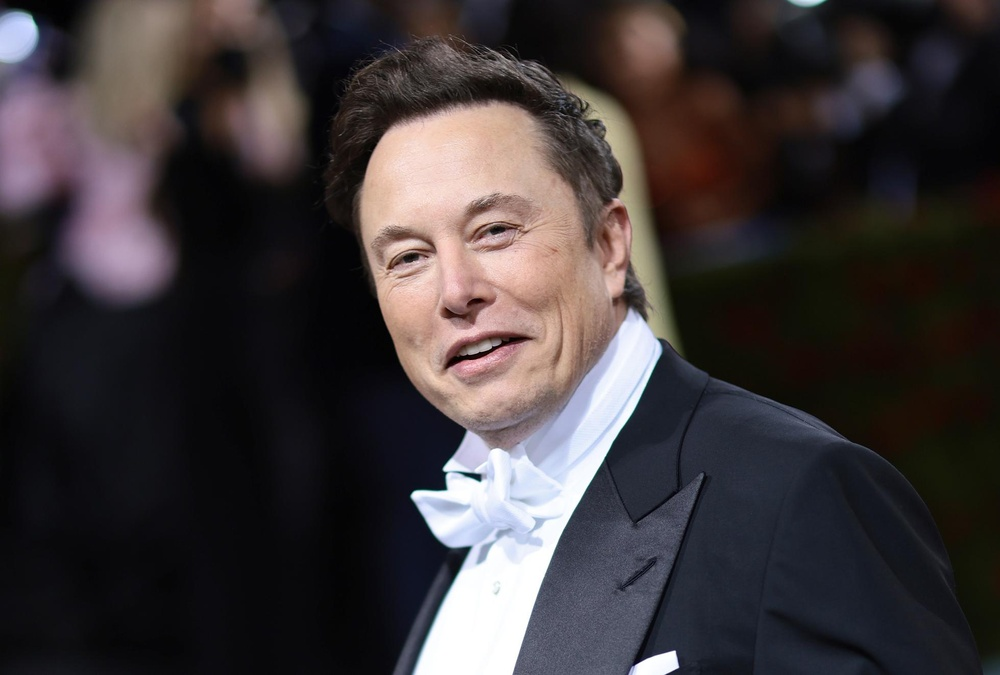
#> input picture test_images/1.jpg, 1000 x 675 px, shrunk from 1959 x 1323 before the run, found by its file name
$ python detecte_single_face.py
#> lines starting #> are read from the running program, lines starting #| are printed output that depends on the picture
# Import packages
import cv2
import matplotlib.pyplot as plt

face_detection = cv2.CascadeClassifier(cv2.data.haarcascades + 'haarcascade_frontalface_default.xml')

img = cv2.imread('test_images/1.jpg')
#> img is the input picture: shape (675, 1000, 3); mean B, G, R 56.5, 55.1, 61.5
img = cv2.cvtColor(img, cv2.COLOR_BGR2RGB)

img_gray = cv2.cvtColor(img, cv2.COLOR_BGR2GRAY)
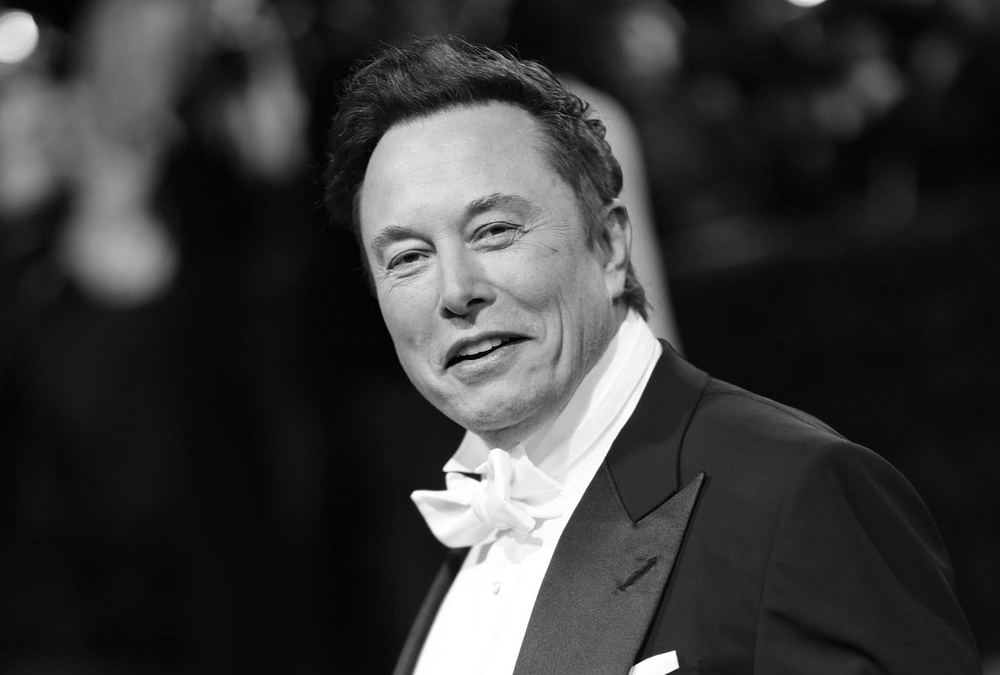
#> img_gray: shape (675, 1000); min 0, max 255, mean 56.4
faces = face_detection.detectMultiScale(img_gray,1.05, 55)
#> faces = [[323, 129, 272, 272]]

fig, ax = plt.subplots(ncols=3)  # ax is a list of axes

fig.suptitle('Single Face Detection')

ax[0].imshow(img)
ax[0].set_title("Original")

x, y, w, h = faces[0]  # Faces is a list of list, each list has the coordinates of one face
#> x = 323; y = 129; w = 272; h = 272
detected_face = cv2.rectangle(img, (x,y), (x+w,y+h), (0,0,255), 10)
ax[1].imshow(detected_face)
ax[1].set_title("detect")

cropped_img = img[y:y+h, x:x+w] # Y -> X
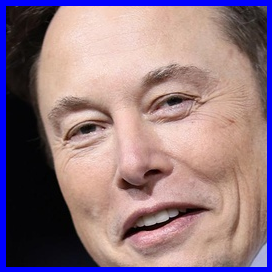
#> cropped_img: shape (272, 272, 3); mean R, G, B 145.2, 118.7, 130
ax[2].imshow(cropped_img)
ax[2].set_title("cropped")


plt.show()
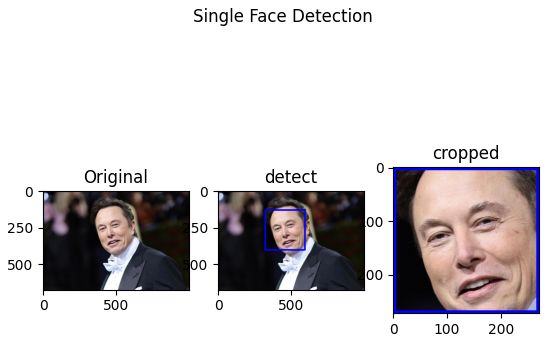
#> figure drawn by matplotlib, 3 panels

$ run again, with test_images/13.jpg copied over test_images/1.jpg
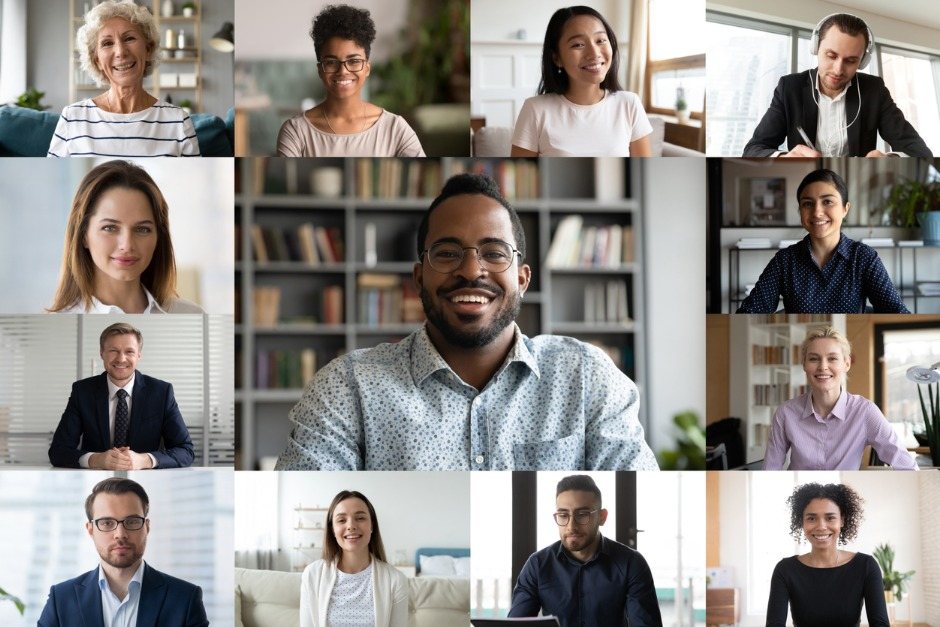
#> input picture test_images/13.jpg, 940 x 627 px, found by its file name
#> img is the input picture: shape (627, 940, 3); mean B, G, R 138.1, 142.2, 146.4
#> `img_gray = cv2.cvtColor(img, cv2.COLOR_BGR2GRAY)`:
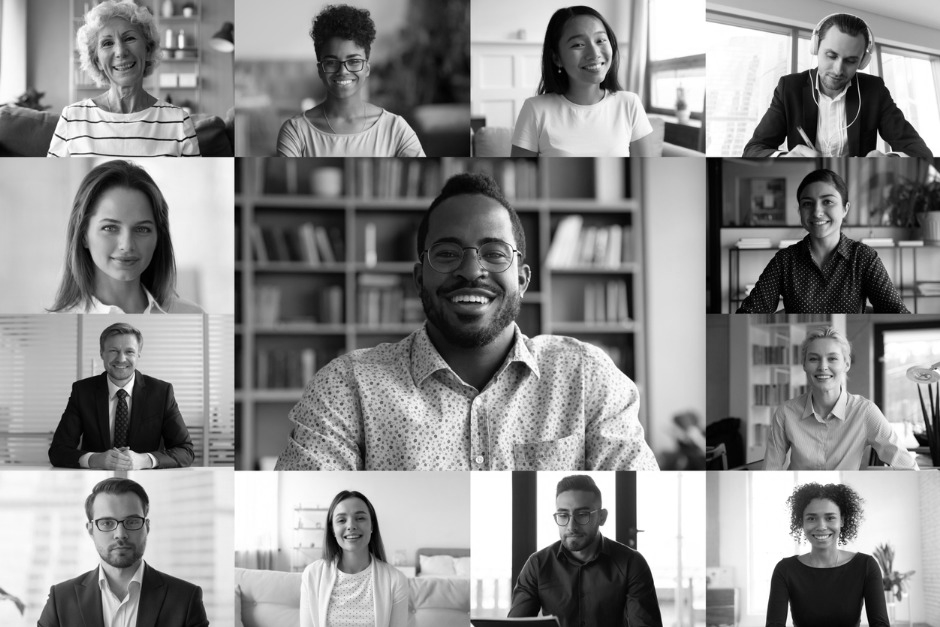
#> img_gray: shape (627, 940); min 0, max 255, mean 141.4
#> faces = [[802, 340, 49, 49], [796, 498, 51, 51], [315, 40, 57, 57], [325, 499, 53, 53], [85, 496, 70, 70], [82, 196, 85, 85], [414, 206, 115, 115]]
#> x = 802; y = 340; w = 49
#> `plt.show()`:
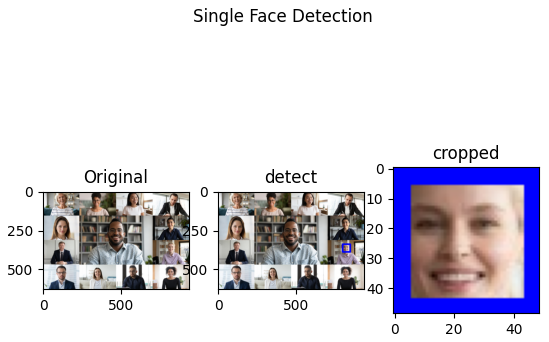
#> figure drawn by matplotlib, 3 panels

$ run again, with test_images/15.jpg copied over test_images/1.jpg
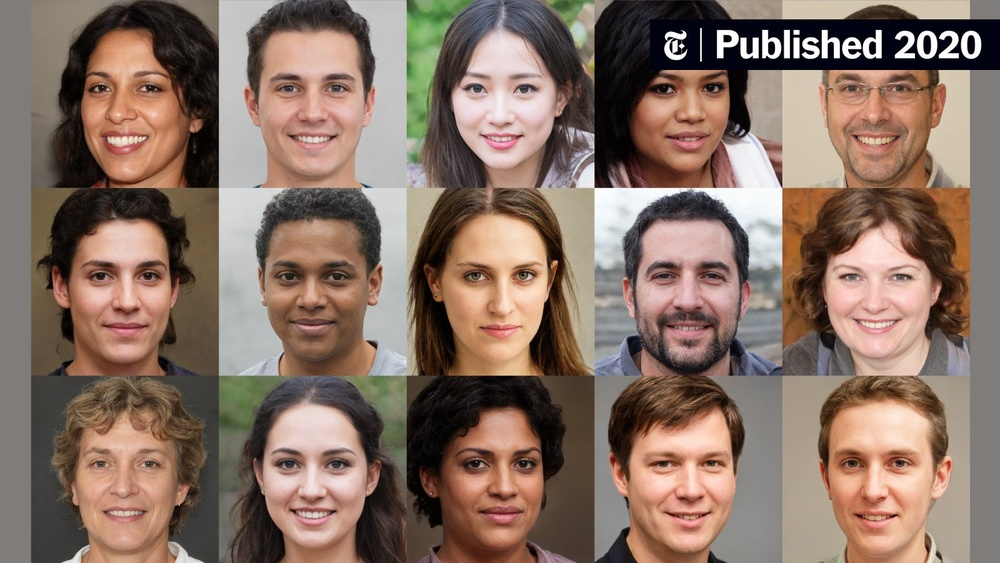
#> input picture test_images/15.jpg, 1000 x 563 px, shrunk from 1600 x 901 before the run, found by its file name
#> img is the input picture: shape (563, 1000, 3); mean B, G, R 100.9, 113.5, 136
#> `img_gray = cv2.cvtColor(img, cv2.COLOR_BGR2GRAY)`:
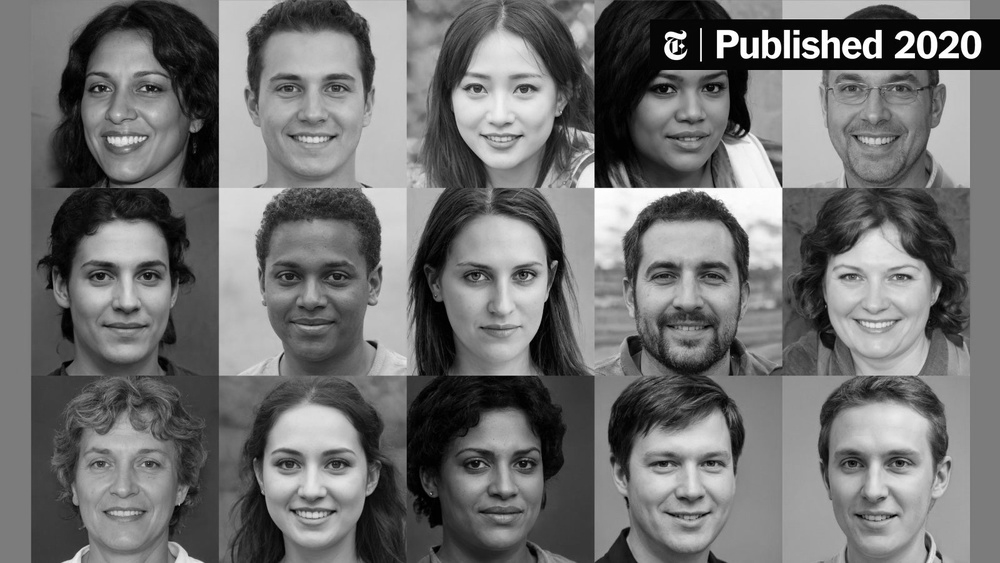
#> img_gray: shape (563, 1000); min 0, max 255, mean 112.3
#> faces = 13 rows, first 6: [814, 231, 121, 121], [63, 43, 123, 123], [65, 419, 120, 120], [438, 416, 122, 122], [623, 412, 131, 131], [241, 31, 145, 145]
#> x = 814; y = 231; w = 121
#> `plt.show()`:
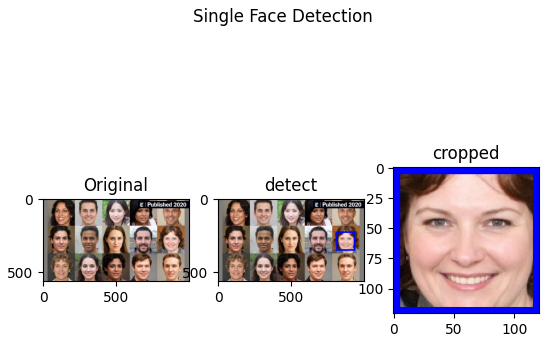
#> figure drawn by matplotlib, 3 panels

$ run again, with test_images/18.jpg copied over test_images/1.jpg
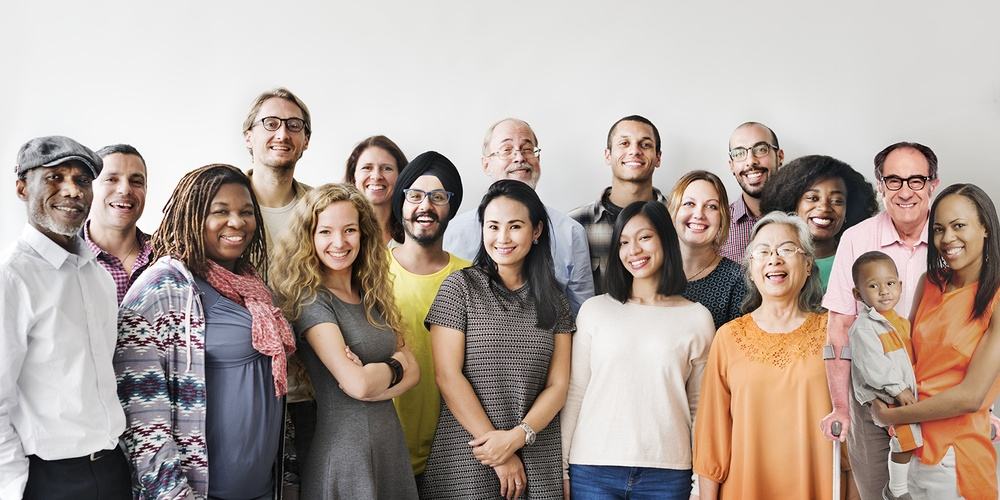
#> input picture test_images/18.jpg, 1000 x 500 px, shrunk from 1600 x 800 before the run, found by its file name
#> img is the input picture: shape (500, 1000, 3); mean B, G, R 154.3, 162.4, 176.2
#> `img_gray = cv2.cvtColor(img, cv2.COLOR_BGR2GRAY)`:
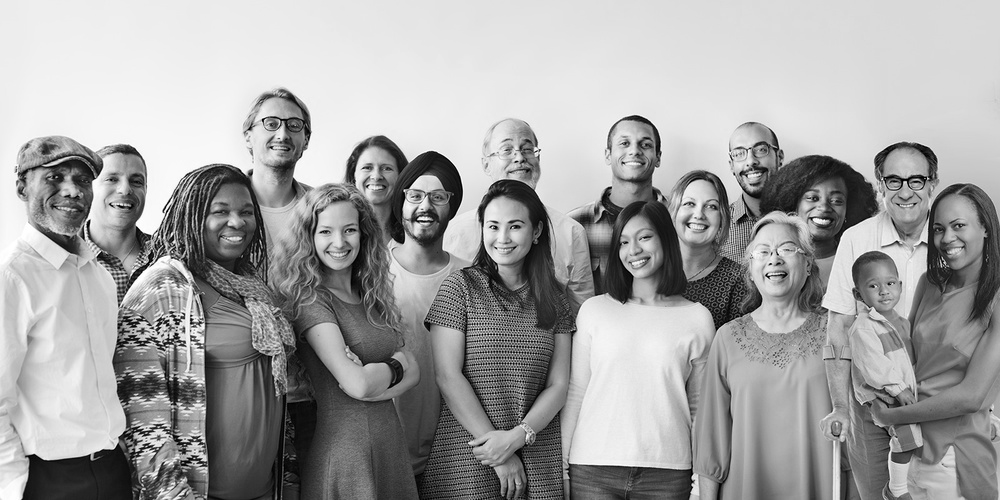
#> img_gray: shape (500, 1000); min 0, max 255, mean 161.6
#> faces = [[610, 218, 55, 55], [607, 122, 55, 55], [351, 148, 52, 52], [397, 174, 59, 59], [669, 183, 58, 58], [308, 208, 59, 59], [249, 101, 64, 64], [928, 204, 59, 59], [474, 202, 63, 63], [873, 154, 68, 68], [201, 187, 64, 64], [741, 223, 67, 67]]
#> x = 610; y = 218; w = 55
#> `plt.show()`:
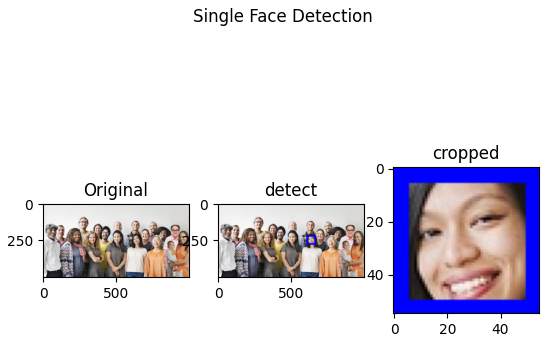
#> figure drawn by matplotlib, 3 panels
